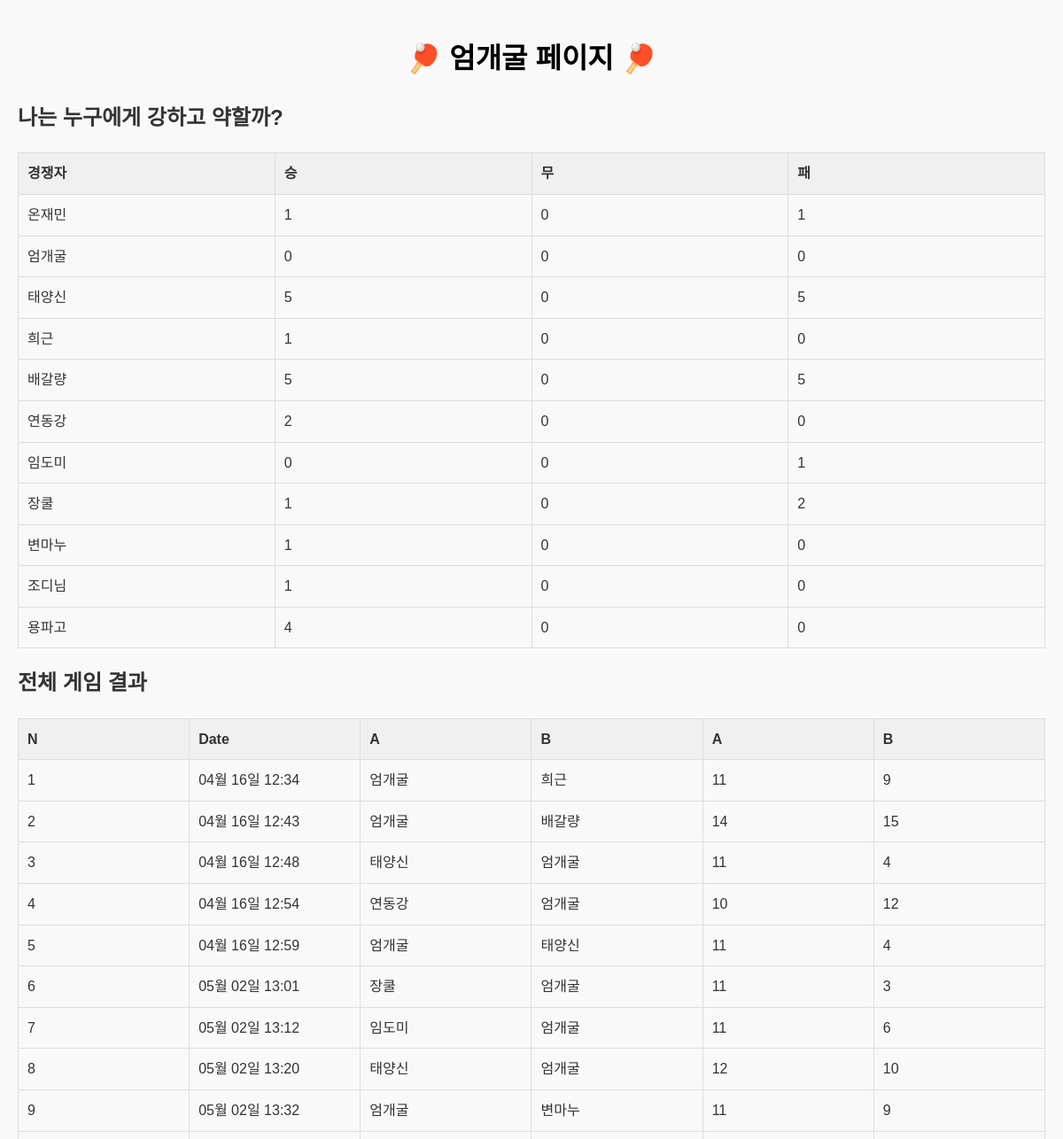
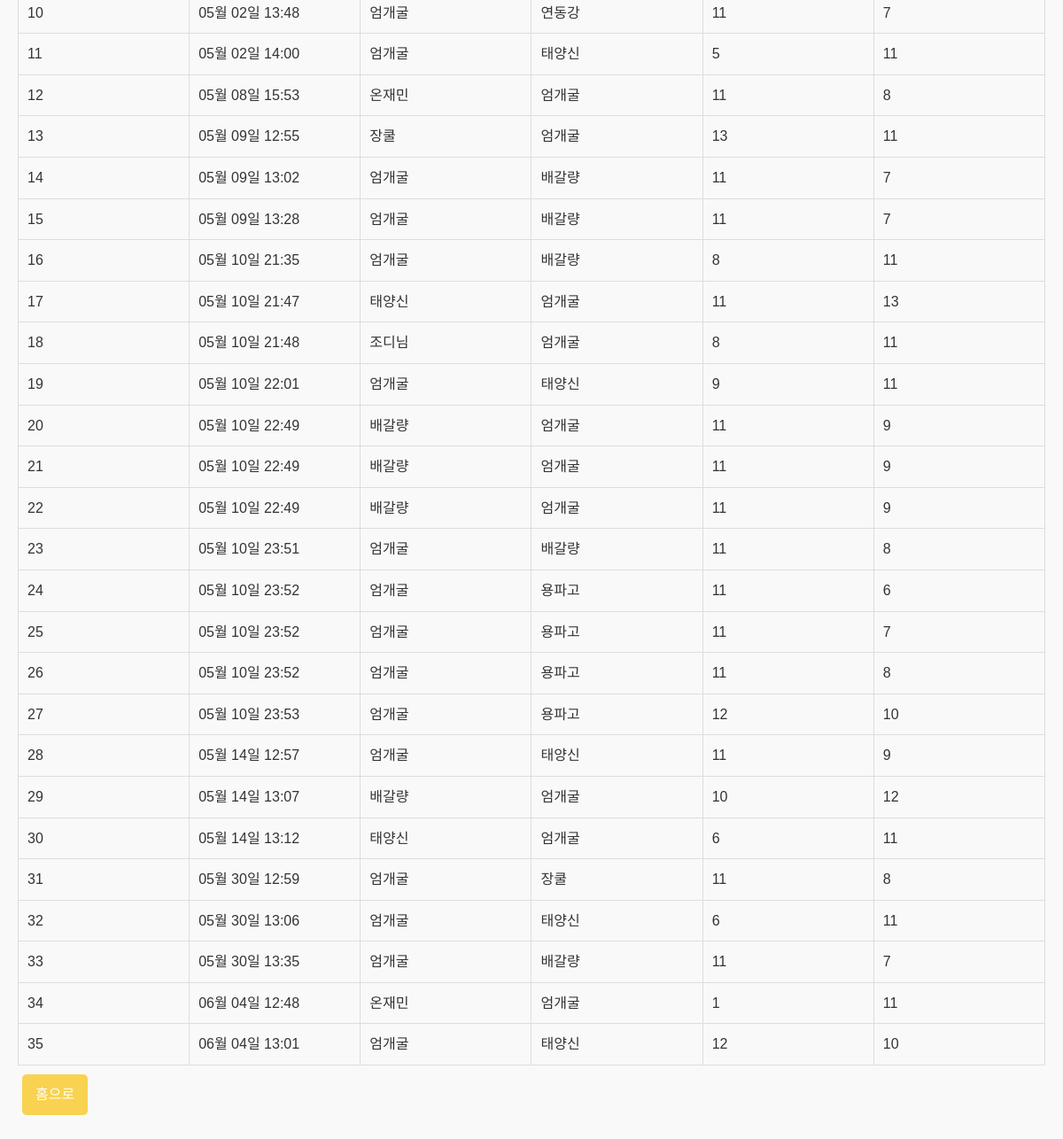
Page /personal/13 on the earlier database version (2 pictures, top to bottom).
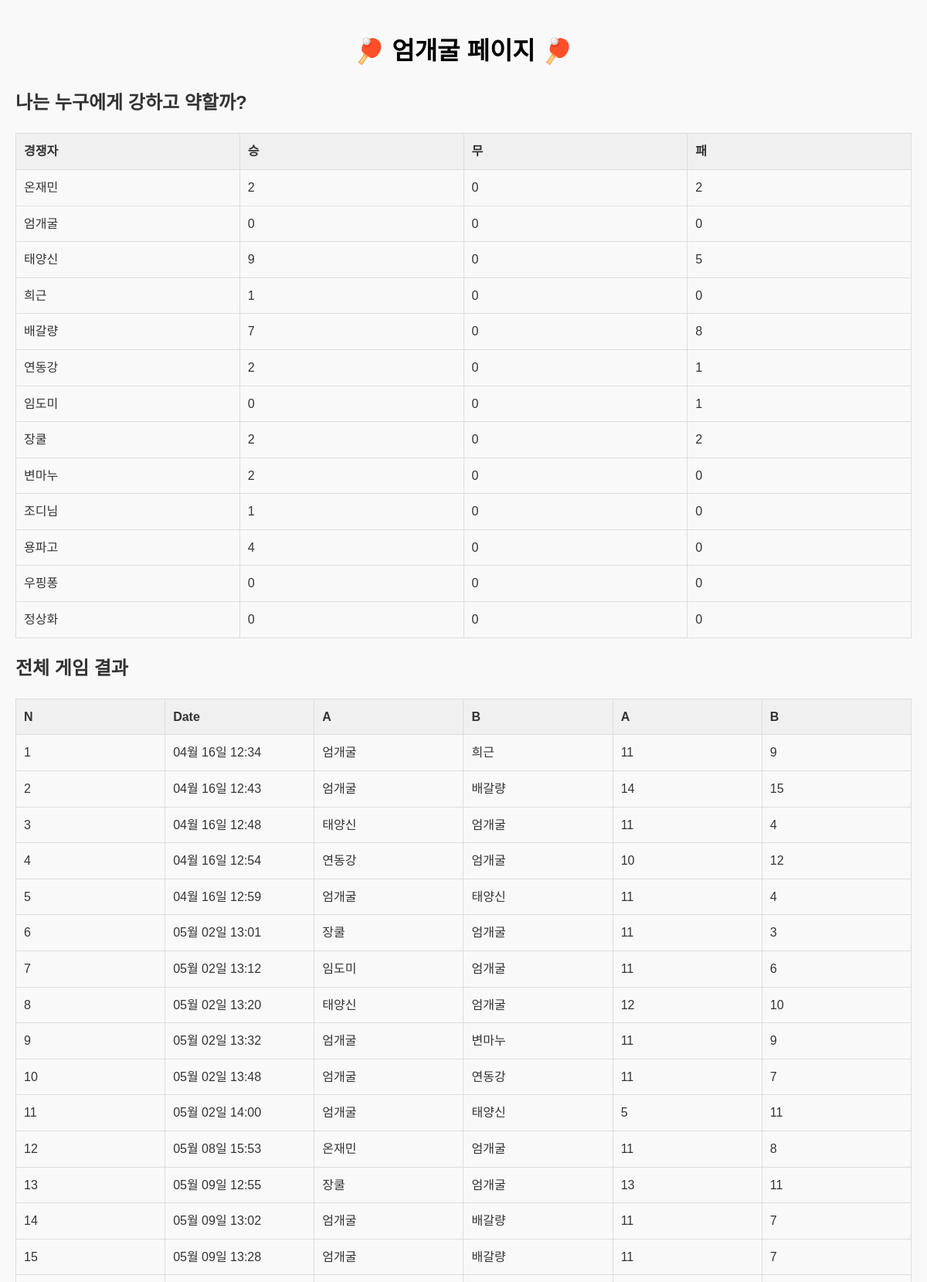
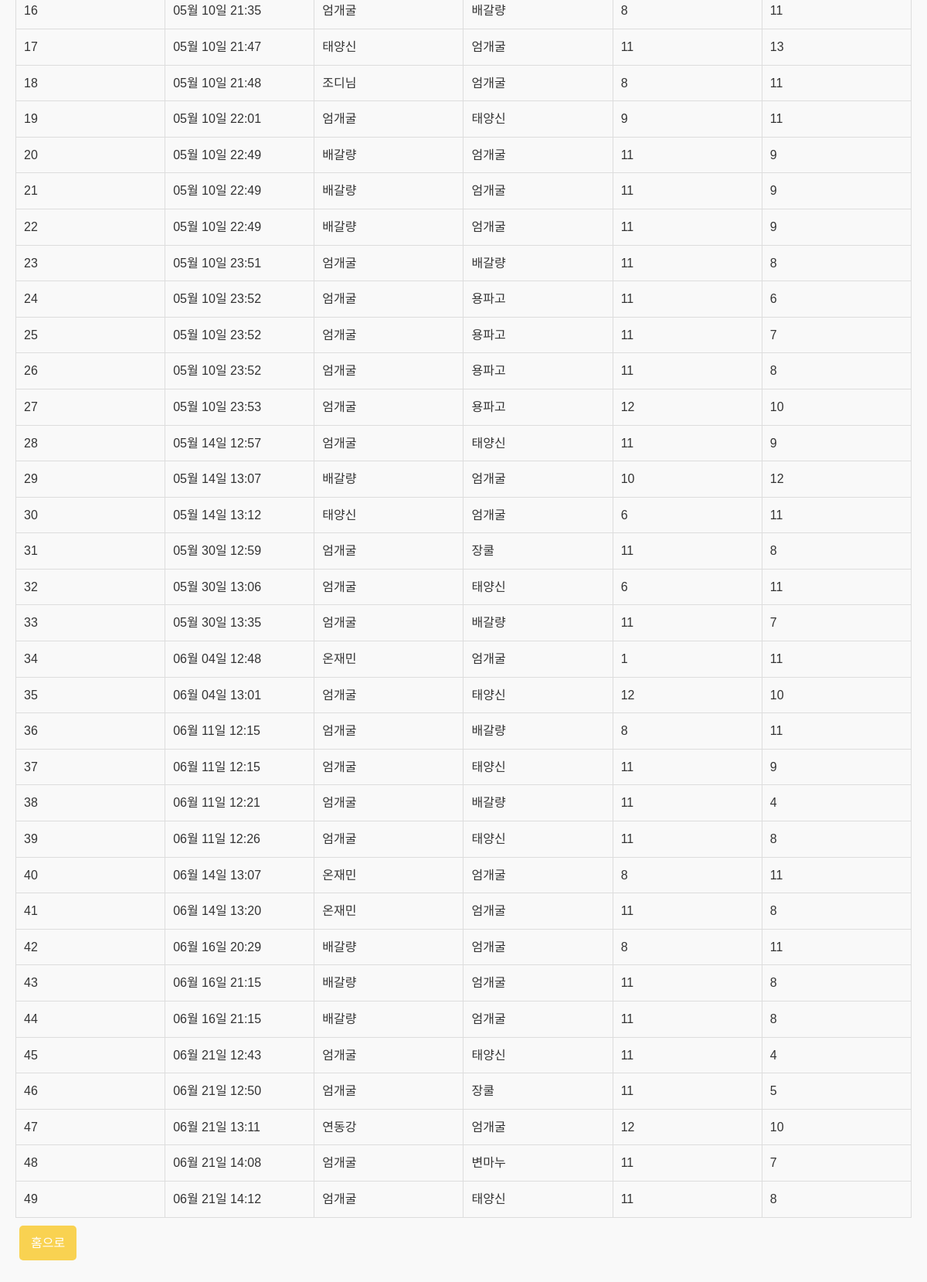
Same page on the later database version (2 pictures, top to bottom).
### myapp/models.py (models this page shows, shortened)
class User(models.Model):
    name = models.CharField(max_length=5)
    wins = models.IntegerField(default=0)
    draws = models.IntegerField(default=0)
    losses = models.IntegerField(default=0)

class GameResult(models.Model):
    game_number = models.AutoField(primary_key=True)
    datetime = models.DateTimeField()
    player_a = models.ForeignKey(User, on_delete=models.CASCADE, related_name='games_as_player_a')
    player_b = models.ForeignKey(User, on_delete=models.CASCADE, related_name='games_as_player_b')
    score_a = models.IntegerField()
    score_b = models.IntegerField()
    season = models.IntegerField(default=1)  # New field with default value

### myapp/views.py (the view)
# urls.py: path('personal/<int:personal_id>', views.personal, name='personal'),
def personal(request, personal_id):
    personal_data=User.objects.get(id=personal_id)
    users = User.objects.all().order_by('id')
    user_index_map = {user.id: index for index,user in enumerate(users)}
    personal_results = GameResult.objects.filter(
        player_a=personal_data.id
    ) | GameResult.objects.filter(
        player_b=personal_data.id
    )
    score_matrix=[[0,0,0] for _ in range(len(users))] #승무패
    for result in personal_results:
        if result.player_a.id == personal_data.id: #player_a일 때
            row_num=user_index_map[result.player_b.id]
            if result.score_a > result.score_b:
                score_matrix[row_num][0] +=1 #승리
            elif result.score_a == result.score_b:
                score_matrix[row_num][1] +=1 #무승부
            else: #패배
                score_matrix[row_num][2] +=1
        elif result.player_b.id == personal_data.id: #player_b일 때
            row_num=user_index_map[result.player_a.id]
            if result.score_a > result.score_b:
                score_matrix[row_num][2] +=1 #패배
            elif result.score_a == result.score_b:
                score_matrix[row_num][1] +=1
            else: #승리
                score_matrix[row_num][0] +=1
    personal_results = personal_results.order_by("datetime")
    users_scores = zip(users, score_matrix)
    return render(request, 'personal.html',{'personal_data':personal_data, 'personal_results':personal_results, 'users_scores':users_scores } )

### myapp/templates/personal.html (shortened to what this page needs)
{% load static %}
<!DOCTYPE html>
<html lang="en">
  <head>
    <link rel="stylesheet" href="{% static 'myapp/css/personal.css' %}" />
  </head>
  <body>
    <header>
      <h1>🏓 {{personal_data.name}} 페이지 🏓</h1>
    </header>
    <section>
        <h2>나는 누구에게 강하고 약할까?</h2>
        <table border="1">
          <tr>
            <th>경쟁자</th>
            <th>승</th>
            <th>무</th>
            <th>패</th>
          </tr>
          {% for users, scores in users_scores %}
          <tr>
            <td>{{ users.name }}</td>
            <td>{{ scores.0 }}</td>
            <td>{{ scores.1 }}</td>
            <td>{{ scores.2 }}</td>
          </tr>
          {% endfor %}
        </table>
      </section>
    <section>
      <h2>전체 게임 결과</h2>
      <table border="1">
        <tr>
          <th>N</th>
          <th>Date</th>
          <th>A</th>
          <th>B</th>
          <th>A</th>
          <th>B</th>
        </tr>
        {% for result in personal_results %}
        <tr>
          <td>{{ forloop.counter }}</td>
          <td>{{ result.datetime|date:"m월 d일 H:i" }}</td>
          <td>{{ result.player_a.name }}</td>
          <td>{{ result.player_b.name }}</td>
          <td>{{ result.score_a }}</td>
          <td>{{ result.score_b }}</td>
        </tr>
        {% endfor %}
      </table>
    </section>
    <div>{{score_matrix}}
    <a class='button' href="{% url 'home' %}">홈으로</a>
  </body>
</html>

### myapp/static/myapp/css/personal.css (style rules this page uses)
body { font-family: "Arial", sans-serif; background-color: #f9f9f9; color: #333; margin: 0; padding: 20px; line-height: 1.6; }
header h1 { text-align: center; color: #000000; animation: shake 0.5s infinite; }
table { width: 100%; border-collapse: collapse; table-layout: fixed; }
th, td { border: 1px solid #ddd; padding: 10px; text-align: left; }
th { background-color: #f0f0f0; }
a.button { display: inline-block; padding: 10px 15px; margin: 10px 5px; background-color: #f9d251; color: white; text-decoration: none; border-radius: 5px; text-align: center; }

Differences in the rows shown:
changed User "온재민": scores "1" → "2"
changed User "태양신": scores "5" → "9"
changed User "배갈량": scores "5" → "7"; scores "5" → "8"
changed User "연동강": draws "0" → "1"
changed User "장쿨": scores "1" → "2"
changed User "변마누": scores "1" → "2"
added User: name "우핑퐁", scores "0"
added User: name "정상화", scores "0"
added GameResult: datetime "06월 11일 12:15", player_a.name "엄개굴", player_b.name "배갈량", score_a "8", score_b "11"
added GameResult: datetime "06월 11일 12:15", player_a.name "엄개굴", player_b.name "태양신", score_a "11", score_b "9"
added GameResult: datetime "06월 11일 12:21", player_a.name "엄개굴", player_b.name "배갈량", score_a "11", score_b "4"
added GameResult: datetime "06월 11일 12:26", player_a.name "엄개굴", player_b.name "태양신", score_a "11", score_b "8"
added GameResult: datetime "06월 14일 13:07", player_a.name "온재민", player_b.name "엄개굴", score_a "8", score_b "11"
added GameResult: datetime "06월 14일 13:20", player_a.name "온재민", player_b.name "엄개굴", score_a "11", score_b "8"
added GameResult: datetime "06월 16일 20:29", player_a.name "배갈량", player_b.name "엄개굴", score_a "8", score_b "11"
added GameResult: datetime "06월 16일 21:15", player_a.name "배갈량", player_b.name "엄개굴", score_a "11", score_b "8"
added GameResult: datetime "06월 16일 21:15", player_a.name "배갈량", player_b.name "엄개굴", score_a "11", score_b "8"
added GameResult: datetime "06월 21일 12:43", player_a.name "엄개굴", player_b.name "태양신", score_a "11", score_b "4"
added GameResult: datetime "06월 21일 12:50", player_a.name "엄개굴", player_b.name "장쿨", score_a "11", score_b "5"
added GameResult: datetime "06월 21일 13:11", player_a.name "연동강", player_b.name "엄개굴", score_a "12", score_b "10"
added GameResult: datetime "06월 21일 14:08", player_a.name "엄개굴", player_b.name "변마누", score_a "11", score_b "7"
added GameResult: datetime "06월 21일 14:12", player_a.name "엄개굴", player_b.name "태양신", score_a "11", score_b "8"
